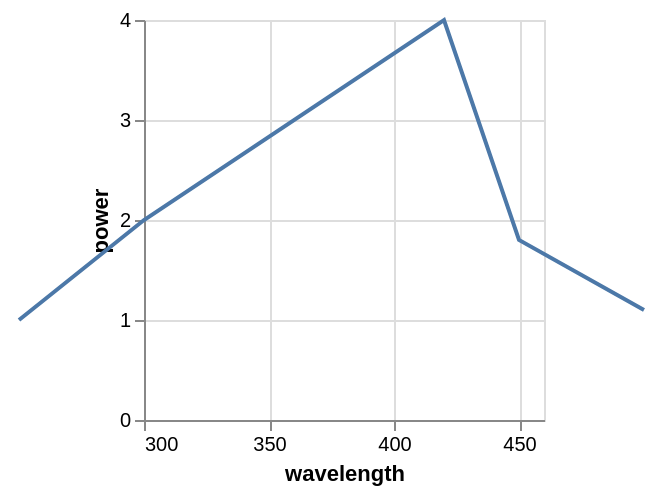

Specify this chart in Vega-Lite:
### Vega specification from a JSON file in a GitHub repository (floating-point values rounded to 4 significant figures)
{"$schema": "https://vega.github.io/schema/vega/v5.json", "background": "white", "padding": 5, "width": 200, "height": 200, "style": "cell", "data": [{"name": "source_0", "values": [{"wavelength": 250, "power": 1}, {"wavelength": 300, "power": 2}, {"wavelength": 420, "power": 4}, {"wavelength": 450, "power": 1.8}, {"wavelength": 500, "power": 1.1}]}, {"name": "data_0", "source": "source_0", "transform": [{"type": "formula", "expr": "toNumber(datum[\"wavelength\"])", "as": "wavelength"}]}], "marks": [{"name": "marks", "type": "line", "style": ["line"], "sort": {"field": "datum[\"wavelength\"]"}, "from": {"data": "data_0"}, "encode": {"update": {"stroke": {"value": "#4c78a8"}, "description": {"signal": "\"wavelength\" + \": \" + (format(datum[\"wavelength\"], \"\")) + \"; \" + \"power\" + \": \" + (format(datum[\"power\"], \"\"))"}, "x": {"scale": "x", "field": "wavelength"}, "y": {"scale": "y", "field": "power"}, "defined": {"signal": "isValid(datum[\"wavelength\"]) && isFinite(+datum[\"wavelength\"]) && isValid(datum[\"power\"]) && isFinite(+datum[\"power\"])"}}}}], "scales": [{"name": "x", "type": "linear", "domain": [300, 450], "range": [0, {"signal": "width"}], "nice": true, "zero": false}, {"name": "y", "type": "linear", "domain": {"data": "data_0", "field": "power"}, "range": [{"signal": "height"}, 0], "nice": true, "zero": true}], "axes": [{"scale": "x", "orient": "bottom", "gridScale": "y", "grid": true, "tickCount": {"signal": "ceil(width/40)"}, "domain": false, "labels": false, "aria": false, "maxExtent": 0, "minExtent": 0, "ticks": false, "zindex": 0}, {"scale": "y", "orient": "left", "gridScale": "x", "grid": true, "tickCount": {"signal": "ceil(height/40)"}, "domain": false, "labels": false, "aria": false, "maxExtent": 0, "minExtent": 0, "ticks": false, "zindex": 0}, {"scale": "x", "orient": "bottom", "grid": false, "title": "wavelength", "labelFlush": true, "labelOverlap": true, "tickCount": {"signal": "ceil(width/40)"}, "zindex": 0}, {"scale": "y", "orient": "left", "grid": false, "title": "power", "labelOverlap": true, "tickCount": {"signal": "ceil(height/40)"}, "zindex": 0}]}
